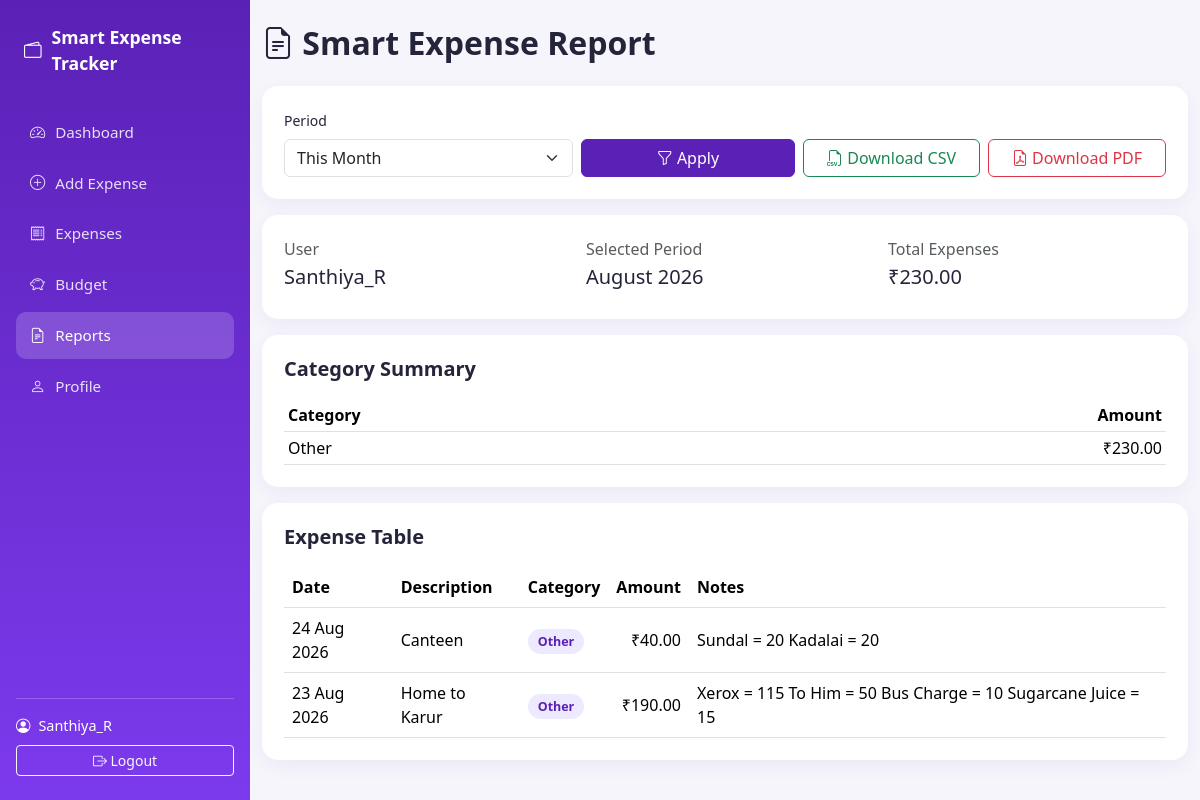
/report/ (signed in), run on the app's committed database.
### expenses/models.py (models this page shows, shortened)
class Expense(models.Model):
    CATEGORY_CHOICES = [
        ('Food', 'Food'),
        ('Travel', 'Travel'),
        ('Shopping', 'Shopping'),
        ('Bills', 'Bills'),
        ('Education', 'Education'),
        ('Entertainment', 'Entertainment'),
        ('Health', 'Health'),
        ('Groceries', 'Groceries'),
        ('Other', 'Other'),
    ]
    user = models.ForeignKey(
        User,
        on_delete=models.CASCADE,
        related_name='expenses',
    )
    description = models.CharField(max_length=255)
    amount = models.DecimalField(
        max_digits=10,
        decimal_places=2,
        validators=[MinValueValidator(0.01)],
    )
    category = models.CharField(
        max_length=20,
        choices=CATEGORY_CHOICES,
        default='Other',
    )
    date = models.DateField()
    notes = models.TextField(blank=True, null=True)
    created_at = models.DateTimeField(auto_now_add=True)
    updated_at = models.DateTimeField(auto_now=True)
    class Meta:
        ordering = ['-date', '-created_at']

### expenses/views.py (the view)
# urls.py: path('report/', views.report_view, name='report'),
@login_required
def report_view(request):
    expenses, period_label, period = _get_report_queryset(request)
    category_summary = get_category_breakdown(request.user) if period == 'all' else None
    if category_summary is None:
        from django.db.models import Sum
        category_summary = list(
            expenses.values('category').annotate(total=Sum('amount')).order_by('-total')
        )
    total = sum((e.amount for e in expenses), start=0)
    context = {
        'expenses': expenses,
        'period_label': period_label,
        'period': period,
        'category_summary': category_summary,
        'total': total,
    }
    return render(request, 'expenses/report.html', context)

### expenses/utils.py (called while the page is built)
def get_today():
    return timezone.localdate()

def get_month_range(reference_date=None):
    reference_date = reference_date or get_today()
    start = reference_date.replace(day=1)
    if start.month == 12:
        next_month_start = start.replace(year=start.year + 1, month=1, day=1)
    else:
        next_month_start = start.replace(month=start.month + 1, day=1)
    end = next_month_start - timedelta(days=1)
    return start, end

### expenses/views.py (called while the page is built)
def _get_report_queryset(request):
    expenses = Expense.objects.filter(user=request.user)
    period = request.GET.get('period', 'month')
    today = get_today()
    if period == 'today':
        expenses = expenses.filter(date=today)
        label = 'Today'
    elif period == 'week':
        week_start, week_end = get_week_range(today)
        expenses = expenses.filter(date__gte=week_start, date__lte=week_end)
        label = f"Week of {week_start.strftime('%d %b %Y')}"
    elif period == 'all':
        label = 'All Time'
    else:
        month_start, month_end = get_month_range(today)
        expenses = expenses.filter(date__gte=month_start, date__lte=month_end)
        label = today.strftime('%B %Y')
    return expenses, label, period

### expenses/templates/expenses/report.html (shortened to what this page needs)
{% extends 'expenses/base.html' %}
{% block content %}
<div class="container-fluid py-4">
    <h2 class="fw-bold mb-4"><i class="bi bi-file-earmark-text"></i> Smart Expense Report</h2>
    <div class="panel-card mb-3">
        <form method="get" class="row g-2 align-items-end">
            <div class="col-md-4">
                <label class="form-label small">Period</label>
                <select name="period" class="form-select">
                    <option value="month" {% if period == 'month' %}selected{% endif %}>This Month</option>
                </select>
            </div>
            <div class="col-md-3">
                <button type="submit" class="btn btn-primary w-100"><i class="bi bi-funnel"></i> Apply</button>
            </div>
            <div class="col-md-5 d-flex gap-2 justify-content-md-end">
                <a href="{% url 'report_csv' %}?period={{ period }}" class="btn btn-outline-success flex-fill">
                    <i class="bi bi-filetype-csv"></i> Download CSV
                </a>
                <a href="{% url 'report_pdf' %}?period={{ period }}" class="btn btn-outline-danger flex-fill">
                    <i class="bi bi-file-earmark-pdf"></i> Download PDF
                </a>
            </div>
        </form>
    </div>
    <div class="panel-card mb-3">
        <div class="row">
            <div class="col-md-4"><p class="text-muted mb-1">User</p><h5>{{ user.username }}</h5></div>
            <div class="col-md-4"><p class="text-muted mb-1">Selected Period</p><h5>{{ period_label }}</h5></div>
            <div class="col-md-4"><p class="text-muted mb-1">Total Expenses</p><h5>₹{{ total|floatformat:2 }}</h5></div>
        </div>
    </div>
    <div class="panel-card mb-3">
        <h5 class="panel-title">Category Summary</h5>
        {% if category_summary %}
        <div class="table-responsive">
            <table class="table table-sm mb-0">
                <thead><tr><th>Category</th><th class="text-end">Amount</th></tr></thead>
                <tbody>
                {% for row in category_summary %}
                    <tr><td>{{ row.category }}</td><td class="text-end">₹{{ row.total|floatformat:2 }}</td></tr>
                {% endfor %}
                </tbody>
            </table>
        </div>
        {% else %}
            <p class="text-muted">No data for this period.</p>
        {% endif %}
    </div>
    <div class="panel-card">
        <h5 class="panel-title">Expense Table</h5>
        {% if expenses %}
        <div class="expense-table-wrapper table-responsive">
            <table class="table table-hover align-middle mb-0">
                <thead><tr><th>Date</th><th>Description</th><th>Category</th><th class="text-end">Amount</th><th>Notes</th></tr></thead>
                <tbody>
                {% for expense in expenses %}
                    <tr>
                        <td>{{ expense.date|date:"d M Y" }}</td>
                        <td>{{ expense.description }}</td>
                        <td><span class="badge-category">{{ expense.category }}</span></td>
                        <td class="text-end">₹{{ expense.amount }}</td>
                        <td>{{ expense.notes|default:"—" }}</td>
                    </tr>
                {% endfor %}
                </tbody>
            </table>
        </div>
        {% else %}
            <div class="empty-state">
                <i class="bi bi-inbox"></i>
                <p>No expenses found for this period.</p>
            </div>
        {% endif %}
    </div>
</div>
{% endblock %}

### expenses/templates/expenses/base.html (shortened to what this page needs)
{% load static %}
<!DOCTYPE html>
<html lang="en">
<head>
    <link href="https://cdnjs.cloudflare.com/ajax/libs/bootstrap/5.3.3/css/bootstrap.min.css" rel="stylesheet">
    <link rel="stylesheet" href="https://cdnjs.cloudflare.com/ajax/libs/bootstrap-icons/1.11.3/font/bootstrap-icons.min.css">
    <link rel="stylesheet" href="{% static 'expenses/css/style.css' %}">
</head>
<body>
{% if user.is_authenticated %}
<div class="app-shell">
    <nav class="sidebar" id="sidebar">
        <div class="sidebar-brand">
            <i class="bi bi-wallet2"></i>
            <span>Smart Expense Tracker</span>
        </div>
        <ul class="sidebar-nav">
            <li><a href="{% url 'dashboard' %}" class="{% if request.resolver_match.url_name == 'dashboard' %}active{% endif %}"><i class="bi bi-speedometer2"></i> Dashboard</a></li>
            <li><a href="{% url 'add_expense' %}" class="{% if request.resolver_match.url_name == 'add_expense' %}active{% endif %}"><i class="bi bi-plus-circle"></i> Add Expense</a></li>
            <li><a href="{% url 'expense_list' %}" class="{% if request.resolver_match.url_name == 'expense_list' %}active{% endif %}"><i class="bi bi-receipt"></i> Expenses</a></li>
            <li><a href="{% url 'budget' %}" class="{% if request.resolver_match.url_name == 'budget' %}active{% endif %}"><i class="bi bi-piggy-bank"></i> Budget</a></li>
            <li><a href="{% url 'report' %}" class="{% if request.resolver_match.url_name == 'report' %}active{% endif %}"><i class="bi bi-file-earmark-text"></i> Reports</a></li>
            <li><a href="{% url 'profile' %}" class="{% if request.resolver_match.url_name == 'profile' %}active{% endif %}"><i class="bi bi-person"></i> Profile</a></li>
        </ul>
        <div class="sidebar-footer">
            <div class="user-chip">
                <i class="bi bi-person-circle"></i>
                <span>{{ user.username }}</span>
            </div>
            <form method="post" action="{% url 'logout' %}">
                <button type="submit" class="btn btn-sm btn-outline-light w-100 mt-2">
                    <i class="bi bi-box-arrow-right"></i> Logout
                </button>
            </form>
        </div>
    </nav>
    <main class="main-content">
        {% block content %}{% endblock %}
    </main>
</div>
{% endif %}
</body>
</html>

### expenses/static/expenses/css/style.css (style rules this page uses)
:root { --primary: #5b21b6; --primary-light: #7c3aed; --accent-blue: #2563eb; --bg-soft: #f6f5fb; --card-radius: 16px; }
body { background-color: var(--bg-soft); font-family: 'Segoe UI', Roboto, -apple-system, sans-serif; color: #24243a; }
.app-shell { display: flex; min-height: 100vh; }
.sidebar { width: 250px; background: linear-gradient(180deg, var(--primary) 0%, var(--primary-light) 100%); color: #fff; display: flex; flex-direction: column; padding: 24px 16px; position: sticky; top: 0; height: 100vh; }
.sidebar-brand { font-size: 1.1rem; font-weight: 700; display: flex; align-items: center; gap: 10px; margin-bottom: 32px; padding: 0 8px; }
.sidebar-nav { list-style: none; padding: 0; margin: 0; flex: 1; }
.sidebar-nav li a { display: flex; align-items: center; gap: 10px; color: rgba(255,255,255,0.85); text-decoration: none; padding: 12px 14px; border-radius: 10px; margin-bottom: 4px; transition: background 0.2s ease; font-size: 0.95rem; }
.sidebar-nav li a:hover, .sidebar-nav li a.active { background: rgba(255,255,255,0.18); color: #fff; }
.sidebar-footer { border-top: 1px solid rgba(255,255,255,0.2); padding-top: 16px; }
.user-chip { display: flex; align-items: center; gap: 8px; font-size: 0.9rem; }
.main-content { flex: 1; min-width: 0; }
.panel-card { background: #fff; border-radius: var(--card-radius); padding: 22px; box-shadow: 0 6px 18px rgba(91,33,182,0.06); }
.panel-title { font-weight: 600; margin-bottom: 18px; display: flex; align-items: center; gap: 8px; }
.badge-category { background: #ede9fe; color: var(--primary); padding: 4px 10px; border-radius: 20px; font-size: 0.78rem; font-weight: 600; white-space: nowrap; }
.expense-table-wrapper { display: block; }
.btn-primary { background-color: var(--primary); border-color: var(--primary); }
.table-responsive { overflow-x: auto; }
.container-fluid { overflow-x: hidden; }

### data on the page
Expense: date "24 Aug 2026", description "Canteen", category "Other", amount "40.00", notes "Sundal = 20 Kadalai = 20"
Expense: date "23 Aug 2026", description "Home to Karur", category "Other", amount "190.00", notes "Xerox = 115 To Him = 50 Bus Charge = 10 Sugarcane Juice = 15"

### other printed values
{{ user.username }} "Santhiya_R"
{{ period_label }} "August 2026"
{{ total|floatformat:2 }} "230.00"
{{ row.category }} "Other"
{{ row.total|floatformat:2 }} "230.00"
